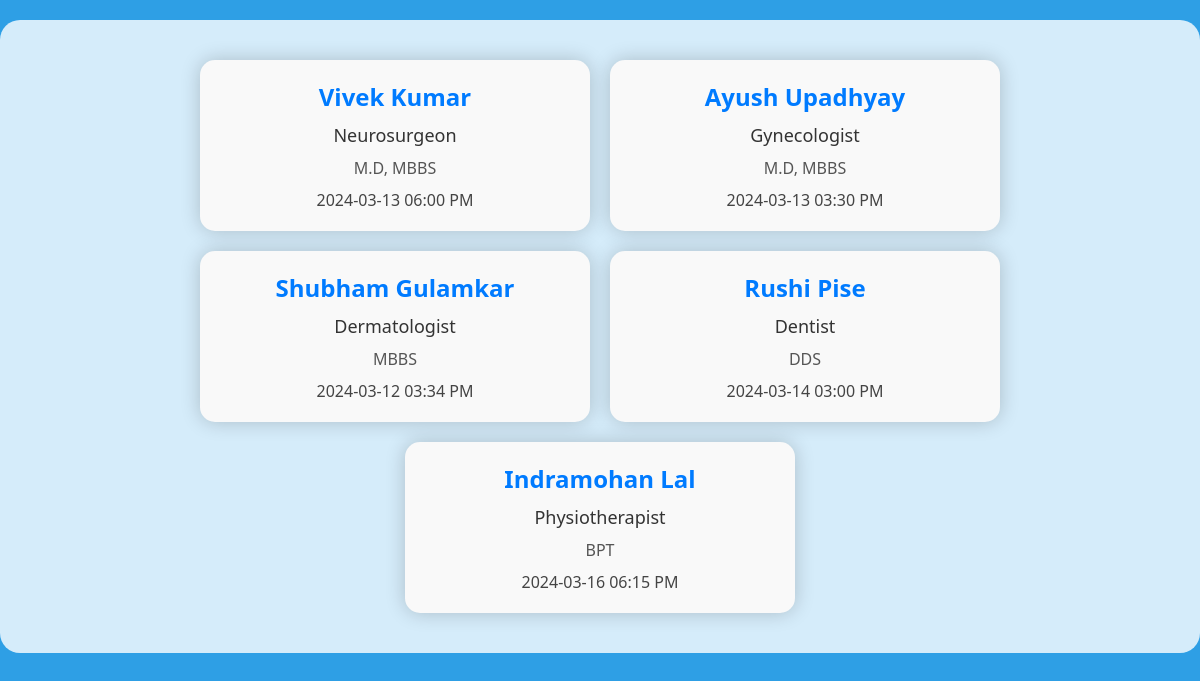
Page /your-appointments (signed in) on the committed database.
### models/appointment.py (models this page shows)
class Appointment(db.Model):
    id = db.Column(db.Integer, primary_key=True, autoincrement=True)
    patientID = db.Column(db.Integer, db.ForeignKey('patient.id'), nullable=False)
    doctorID = db.Column(db.Integer, db.ForeignKey('doctor.id'), nullable=False)
    AppointmentDateTime = db.Column(db.DateTime, nullable=False, default=datetime.utcnow)
    patient = db.relationship('Patient', backref='appointments')
    doctor = db.relationship('Doctor', backref='appointments')

### models/doctor.py (models this page shows, shortened)
class Doctor(db.Model):
    id = db.Column(db.Integer, primary_key=True, autoincrement=True)
    name = db.Column(db.String(255), nullable=False)
    doctor_quali = db.Column(db.String(255), nullable=False)
    specialization = db.Column(db.String(255), nullable=False)
    password_hash = db.Column(db.String(255), nullable=False)

### app.py (the view)
@app.route('/your-appointments')
def your_appointments():
    patient_id = session.get('patient_id')
    if patient_id:
        appointments = db.session.query(Appointment, Doctor).filter(
            Appointment.patientID == patient_id,
            Appointment.doctorID == Doctor.id
        ).all()
        return render_template('my_appointments.html', appointments=appointments)
    else:
        return redirect(url_for('login'))

### templates/my_appointments.html (shortened to what this page needs)
<!DOCTYPE html>
<html lang="en">
  <head>
  </head>
  <body>
    {% if appointments %}
    <div class="card-container">
      {% for appointment, doctor in appointments %}
      <div class="card">
        <div class="doctor-name">{{ doctor.name }}</div>
        <div class="specialization">{{ doctor.specialization }}</div>
        <div class="qualification">{{ doctor.doctor_quali }}</div>
        <div class="appointment-details">
          <div>
            {{ appointment.AppointmentDateTime.strftime('%Y-%m-%d %I:%M %p') }}
          </div>
        </div>
      </div>
      {% endfor %}
    </div>
    {% else %}
    <div class="no-appointments">You have no appointments.</div>
    {% endif %}
  </body>
</html>

### templates/my_appointments.html (style rules this page uses)
body { font-family: "Segoe UI", Tahoma, Geneva, Verdana, sans-serif; margin: 0; padding: 0; background-color: rgba(24, 149, 227, 0.9); background-size: cover; background-position: center; }
.card-container { display: flex; flex-wrap: wrap; gap: 20px; justify-content: center; padding: 40px; margin-top: 20px; background-color: rgba( 255, 255, 255, 0.8 ); border-radius: 20px; }
.card { width: 350px; background-color: #f9f9f9; border-radius: 15px; box-shadow: 0 0 20px rgba(0, 0, 0, 0.2); padding: 20px; text-align: center; transition: transform 0.3s ease; }
.doctor-name { font-size: 24px; font-weight: bold; color: #007bff; margin-bottom: 10px; transition: color 0.3s ease; }
.specialization { font-size: 18px; color: #333; margin-bottom: 10px; transition: color 0.3s ease; }
.qualification { font-size: 16px; color: #555; margin-bottom: 10px; transition: color 0.3s ease; }
.appointment-details { font-size: 16px; color: #444; transition: color 0.3s ease; }

### rows in the picture
Appointment: name "Vivek Kumar", specialization "Neurosurgeon", doctor_quali "M.D, MBBS", AppointmentDateTime "2024-03-13 06:00 PM"
Appointment: name "Ayush Upadhyay", specialization "Gynecologist", doctor_quali "M.D, MBBS", AppointmentDateTime "2024-03-13 03:30 PM"
Appointment: name "Shubham Gulamkar", specialization "Dermatologist", doctor_quali "MBBS", AppointmentDateTime "2024-03-12 03:34 PM"
Appointment: name "Rushi Pise", specialization "Dentist", doctor_quali "DDS", AppointmentDateTime "2024-03-14 03:00 PM"
Appointment: name "Indramohan Lal", specialization "Physiotherapist", doctor_quali "BPT", AppointmentDateTime "2024-03-16 06:15 PM"
